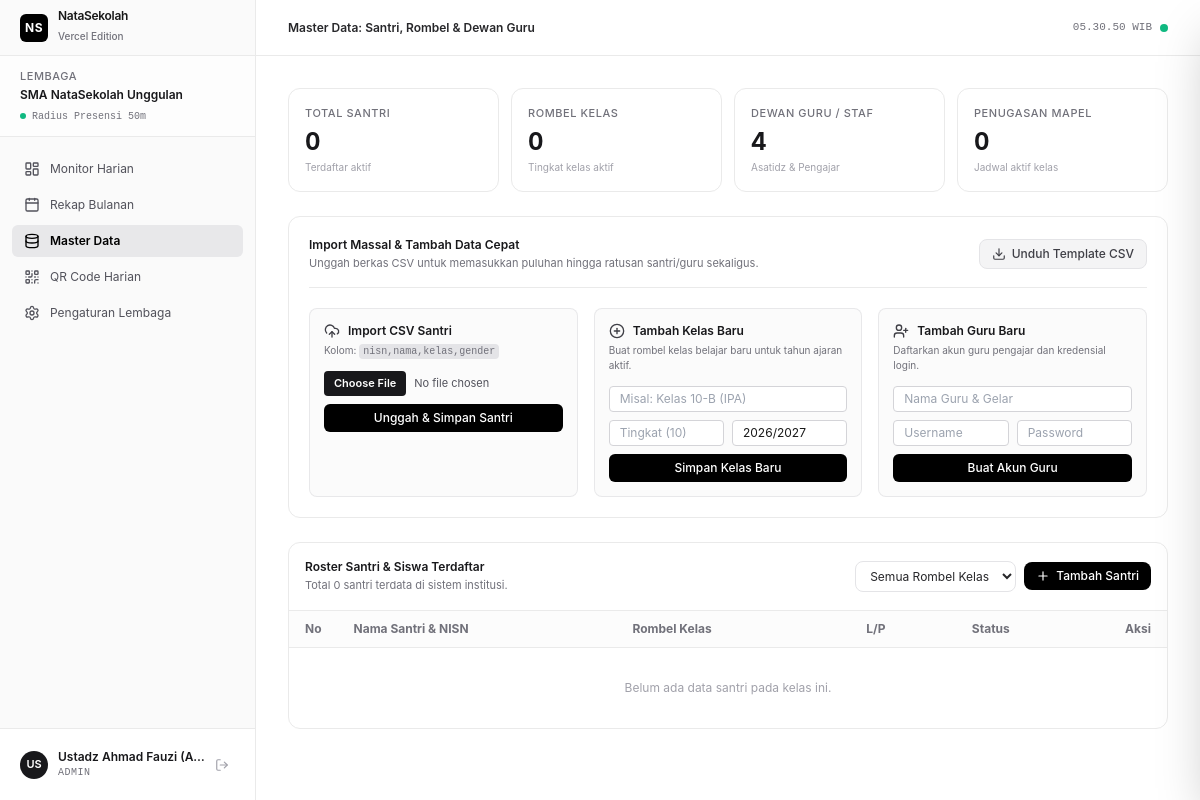
Before: /admin/master (signed in) with the older database file.
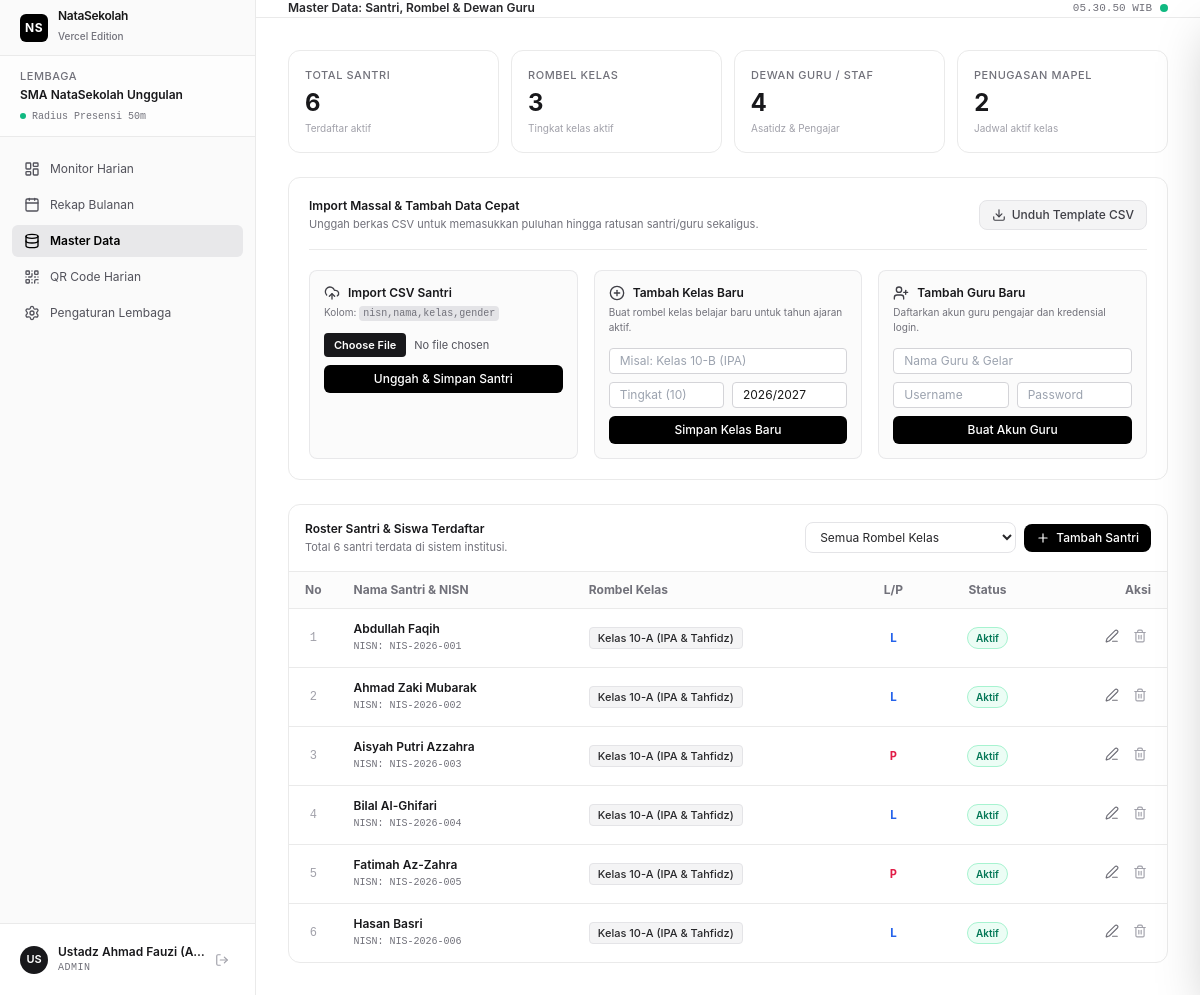
After: the same page with the newer database file.
### tables this page shows
CREATE TABLE students (
            id TEXT PRIMARY KEY,
            institution_id TEXT NOT NULL,
            classroom_id TEXT NOT NULL,
            nisn TEXT UNIQUE,
            full_name TEXT NOT NULL,
            gender TEXT CHECK(gender IN ('L', 'P')),
            is_active INTEGER DEFAULT 1,
            created_at TIMESTAMP DEFAULT CURRENT_TIMESTAMP,
            FOREIGN KEY (institution_id) REFERENCES institutions(id) ON DELETE CASCADE,
            FOREIGN KEY (classroom_id) REFERENCES classrooms(id) ON DELETE CASCADE
        );

CREATE TABLE classrooms (
            id TEXT PRIMARY KEY,
            institution_id TEXT NOT NULL,
            name TEXT NOT NULL, -- Contoh: "Kelas 10-A IPA", "Kelas 7-B Tahfidz"
            level TEXT NOT NULL, -- Contoh: "10", "7"
            academic_year TEXT DEFAULT '2026/2027',
            created_at TIMESTAMP DEFAULT CURRENT_TIMESTAMP,
            FOREIGN KEY (institution_id) REFERENCES institutions(id) ON DELETE CASCADE
        );

### server.py (the view)
@app.get("/admin/master", response_class=HTMLResponse)
async def admin_master_page(request: Request, classroom_id: Optional[str] = None, message: Optional[str] = None):
    user = get_current_user(request)
    if not user or user["role"] != "ADMIN":
        return RedirectResponse(url="/login")
    conn = get_db()
    cur = conn.cursor()
    cur.execute("SELECT * FROM classrooms WHERE institution_id = ? ORDER BY level ASC, name ASC", (user["institution_id"],))
    classrooms = cur.fetchall()
    if classroom_id:
        cur.execute("""
            SELECT s.*, c.name as classroom_name
            FROM students s
            JOIN classrooms c ON s.classroom_id = c.id
            WHERE s.institution_id = ? AND s.classroom_id = ?
            ORDER BY s.full_name ASC
        """, (user["institution_id"], classroom_id))
    else:
        cur.execute("""
            SELECT s.*, c.name as classroom_name
            FROM students s
            JOIN classrooms c ON s.classroom_id = c.id
            WHERE s.institution_id = ?
            ORDER BY c.level ASC, s.full_name ASC
        """, (user["institution_id"],))
    students = cur.fetchall()
    cur.execute("SELECT COUNT(*) FROM students WHERE institution_id = ? AND is_active = 1", (user["institution_id"],))
    total_students = cur.fetchone()[0]
    cur.execute("SELECT COUNT(*) FROM classrooms WHERE institution_id = ?", (user["institution_id"],))
    total_classrooms = cur.fetchone()[0]
    cur.execute("SELECT COUNT(*) FROM users WHERE institution_id = ? AND role IN ('TEACHER', 'STAFF')", (user["institution_id"],))
    total_teachers = cur.fetchone()[0]
    cur.execute("SELECT COUNT(*) FROM teacher_assignments WHERE institution_id = ?", (user["institution_id"],))
    total_assignments = cur.fetchone()[0]
    conn.close()
    return templates.TemplateResponse(
        request=request,
        name="admin_master.html",
        context={
            "user": user,
            "active_menu": "master",
            "classrooms": classrooms,
            "students": students,
            "selected_classroom_id": classroom_id,
            "message": message,
            "stats": {
                "total_students": total_students,
                "total_classrooms": total_classrooms,
                "total_teachers": total_teachers,
                "total_assignments": total_assignments
            }
        }
    )

### templates/admin_master.html (shortened to what the changed rows need)
{% extends "base.html" %}
{% block content %}
<div class="space-y-6">
  <div class="grid grid-cols-2 md:grid-cols-4 gap-3">
    <div class="bg-white border border-[#eaeaea] p-4 rounded-xl shadow-2xs">
      <div class="text-[11px] font-medium text-zinc-500 uppercase tracking-wider">Total Santri</div>
      <div class="text-2xl font-bold text-zinc-900 mt-1 tabular">{{ stats.total_students }}</div>
      <div class="text-[10px] text-zinc-400 mt-0.5">Terdaftar aktif</div>
    </div>
    <div class="bg-white border border-[#eaeaea] p-4 rounded-xl shadow-2xs">
      <div class="text-[11px] font-medium text-zinc-500 uppercase tracking-wider">Rombel Kelas</div>
      <div class="text-2xl font-bold text-zinc-900 mt-1 tabular">{{ stats.total_classrooms }}</div>
      <div class="text-[10px] text-zinc-400 mt-0.5">Tingkat kelas aktif</div>
    </div>
    <div class="bg-white border border-[#eaeaea] p-4 rounded-xl shadow-2xs">
      <div class="text-[11px] font-medium text-zinc-500 uppercase tracking-wider">Penugasan Mapel</div>
      <div class="text-2xl font-bold text-zinc-900 mt-1 tabular">{{ stats.total_assignments }}</div>
      <div class="text-[10px] text-zinc-400 mt-0.5">Jadwal aktif kelas</div>
    </div>
  </div>
  <div class="bg-white border border-[#eaeaea] p-5 rounded-xl shadow-2xs space-y-4">
    <div class="flex flex-col sm:flex-row sm:items-center justify-between gap-3 border-b border-[#eaeaea] pb-4">
      <div>
        <h2 class="text-xs font-semibold text-zinc-900">Import Massal & Tambah Data Cepat</h2>
      </div>
    </div>
  </div>
  <div class="bg-white border border-[#eaeaea] rounded-xl overflow-hidden shadow-2xs">
    <div class="p-4 border-b border-[#eaeaea] flex flex-col sm:flex-row sm:items-center justify-between gap-3">
      <div>
        <h2 class="text-xs font-semibold text-zinc-900">Roster Santri & Siswa Terdaftar</h2>
        <p class="text-[11px] text-zinc-500 mt-0.5">Total {{ students|length }} santri terdata di sistem institusi.</p>
      </div>
    </div>
    <div class="overflow-x-auto">
      <table class="w-full text-left border-collapse text-xs">
        <thead>
          <tr class="border-b border-[#eaeaea] bg-zinc-50/50 text-zinc-500 font-medium">
            <th class="py-2.5 px-4 w-12 text-center">No</th>
            <th class="py-2.5 px-4">Nama Santri & NISN</th>
            <th class="py-2.5 px-4">Rombel Kelas</th>
            <th class="py-2.5 px-4 text-center">L/P</th>
            <th class="py-2.5 px-4 text-center">Status</th>
            <th class="py-2.5 px-4 text-right">Aksi</th>
          </tr>
        </thead>
        <tbody class="divide-y divide-[#eaeaea] text-zinc-800 font-normal">
          {% for s in students %}
          <tr class="hover:bg-zinc-50/80 transition-colors">
            <td class="py-3 px-4 text-center font-mono text-zinc-400 tabular">{{ loop.index }}</td>
            <td class="py-3 px-4">
              <div class="font-semibold text-zinc-900">{{ s.full_name }}</div>
              <div class="text-[10px] text-zinc-500 font-mono mt-0.5">NISN: {{ s.nisn or '-' }}</div>
            </td>
            <td class="py-3 px-4">
              <span class="inline-flex items-center px-2 py-0.5 rounded text-[11px] font-medium bg-zinc-100 text-zinc-800 border border-zinc-200">
                {{ s.classroom_name }}
              </span>
            </td>
            <td class="py-3 px-4 text-center">
              <span class="font-mono text-xs font-semibold {% if s.gender == 'L' %}text-blue-600{% else %}text-rose-600{% endif %}">
                {{ s.gender or '-' }}
              </span>
            </td>
            <td class="py-3 px-4 text-center">
              <span class="inline-flex items-center px-2 py-0.5 rounded-full text-[10px] font-semibold bg-emerald-50 text-emerald-700 border border-emerald-200">
                Aktif
              </span>
            </td>
            <td class="py-3 px-4 text-right">
              <div class="inline-flex items-center gap-1.5">
                <button onclick="editStudent('{{ s.id }}', '{{ s.full_name }}', '{{ s.nisn or '' }}', '{{ s.classroom_id }}', '{{ s.gender or 'L' }}')" class="p-1 rounded text-zinc-500 hover:text-black hover:bg-zinc-100 transition-colors" title="Edit Data Santri">
                  <i data-lucide="edit-3" class="w-3.5 h-3.5"></i>
                </button>
                <form action="/admin/master/delete-student" method="POST" onsubmit="return confirm('Hapus data santri {{ s.full_name }}?');" class="inline">
                  <button type="submit" class="p-1 rounded text-zinc-400 hover:text-rose-600 hover:bg-rose-50 transition-colors" title="Hapus Santri">
                    <i data-lucide="trash-2" class="w-3.5 h-3.5"></i>
                  </button>
                </form>
              </div>
            </td>
          </tr>
          {% else %}
          <tr>
            <td colspan="6" class="py-8 text-center text-zinc-400">Belum ada data santri pada kelas ini.</td>
          </tr>
          {% endfor %}
        </tbody>
      </table>
    </div>
  </div>
</div>
{% endblock %}

Changed rows visible on the page:
added students: full_name "Abdullah Faqih", nisn "NIS-2026-001", classroom_name "Kelas 10-A (IPA & Tahfidz)", gender "L"
added students: full_name "Ahmad Zaki Mubarak", nisn "NIS-2026-002", classroom_name "Kelas 10-A (IPA & Tahfidz)", gender "L"
added students: full_name "Aisyah Putri Azzahra", nisn "NIS-2026-003", classroom_name "Kelas 10-A (IPA & Tahfidz)", gender "P"
added students: full_name "Bilal Al-Ghifari", nisn "NIS-2026-004", classroom_name "Kelas 10-A (IPA & Tahfidz)", gender "L"
added students: full_name "Fatimah Az-Zahra", nisn "NIS-2026-005", classroom_name "Kelas 10-A (IPA & Tahfidz)", gender "P"
added students: full_name "Hasan Basri", nisn "NIS-2026-006", classroom_name "Kelas 10-A (IPA & Tahfidz)", gender "L"
Other visible differences:
{{ stats.total_students }}: "0" → "6"
{{ stats.total_classrooms }}: "0" → "3"
{{ stats.total_assignments }}: "0" → "2"
{{ students|length }}: "0" → "6"
text no longer shown: "Belum ada data santri pada kelas ini."
